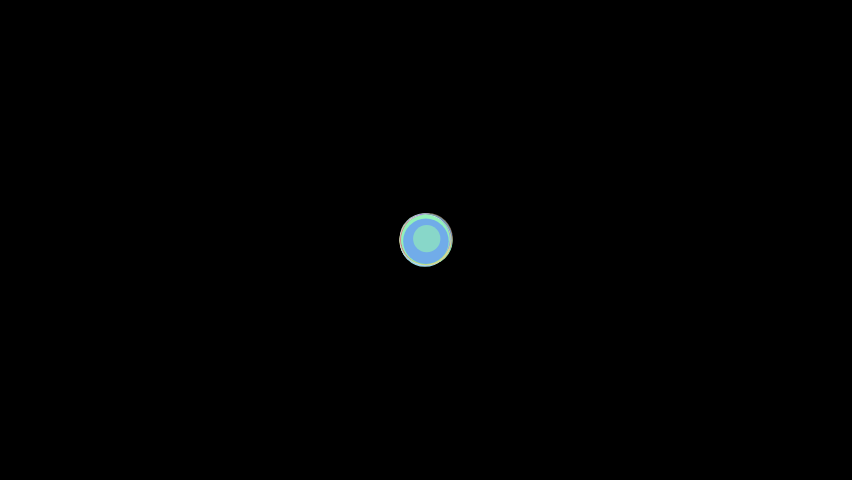
Frame 1 (no input)
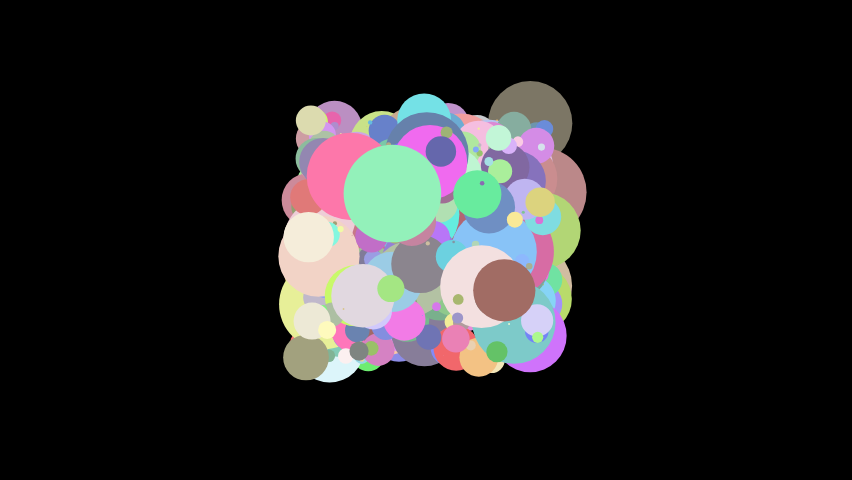
Frame 60 (no input)
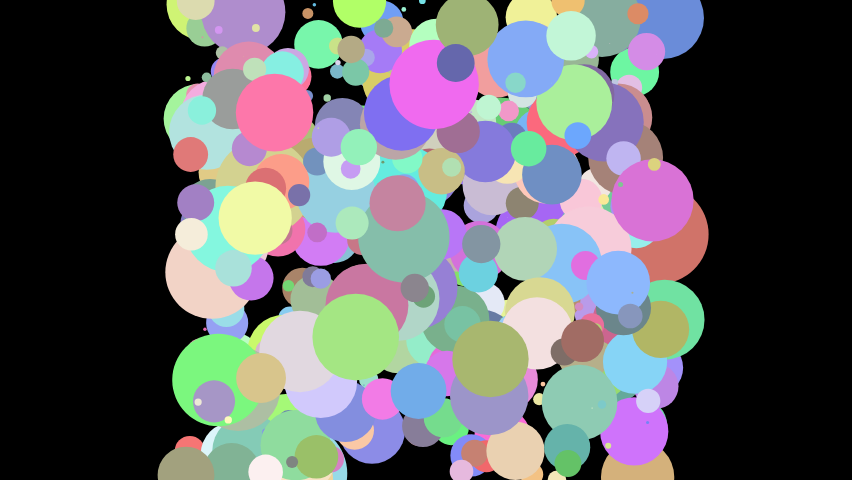
Frame 120 (the mouse pressed at the canvas centre since frame 60)

The p5.js sketch that drew these frames (run headless with seeded random() and noise() and a simulated clock; from frame 60 on, the mouse is pressed at the canvas centre):

// p5.js sketch
// ── sketch.js
// Video-dimensioner
// 360p = 480×360
// 480p = 852x480
// 780p = 1280x720
// 1080p = 1920 x 1080

var circles = []; // En array för att hålla alla skapade cirkelobjekt
var num_circles = 500; // En variabel som håller antalet cirkelobjekt vi vill instansiera

function setup() {
  createCanvas(852, 480);

  // Skapa en massa cirkelobjekt genom att instansiera klassen PulseCircle och spara alla objekt i en array
  for(let i=0 ; i<num_circles ; i++) {
    circles[i] = new PulseCircle();
  }
}

function draw() {
  // Rita om bakgrunden till svart
  background(0);

  // Anropa varje objekts update-, checkBounds- och show-funktioner
  for(let i=0 ; i<circles.length ; i++) {
    circles[i].update();
    circles[i].checkBounds();
    circles[i].show();
  }

}
// ── pulseCircle.js
// Detta är en klass för en pulserande cirkel
// Klassen fungerar som en mall för att skapa objekt av samma typ men med lite olika värden

class PulseCircle {
    // En klass har en konstruktor som är den funktion som anropas då ett objekt ska instansieras (skapas) utifrån klassen (mallen)
    constructor(x=width/2, y=height/2, r=random(25, 100)) {
        // Vektorer för position och hastighet
        this.pos = createVector(x, y);
        this.vel = createVector(random(-2, 2), random(-2, 2)); // ge vektorn en slummpmässig riktning och magnitud (storlek)

        // Värden för cirkelns startradie (som är dess största möjliga radie) och för nuvarande radie
        this.max_radius = r;
        this.radius = r;

        // Värden för nuvarande pulsvärde (vinkel) för sinusfunktionen och en förändringshastighet (hur mycket vinkeln ändras varje gång)
        this.pulse = 0;
        this.pulse_speed = random(0.05, 0.2);

        // Färgen på cirkeln
        this.col = color(random(100, 255), random(100, 255), random(100, 255));
    }
    
    // En metod som anropas för att förändra cirkelns position och radie
    update() {
        // Flytta cirkeln genom att addera hastighetsvektorn till positionsvektorn
        this.pos.add(this.vel);

        // Ändra cirkelns radie genom en sinusfunktion baserat på en viss pulshastighet
        this.radius = (sin(this.pulse) * this.max_radius) / 2 + this.max_radius / 2;
        this.pulse += this.pulse_speed;
    }
    
    // En metod för att kontrollera så att cirkeln inte försviner ur ritytan
    checkBounds() {
        // Kontrollera ifall cirkeln är på väg ur ritytan och vänd i så fall på riktningen
        // Vi gör detta både i x-led och y-led
        if(this.pos.x < 0 || this.pos.x > width) {
        this.vel.x = this.vel.x * -1;
        }

        if(this.pos.y < 0 || this.pos.y > height) {
        this.vel.y = this.vel.y * -1;
        }
    }
    
    // En metod för att rita ut cirkeln med nuvarande värden
    show() {
        //Rita ut cirkeln på nuvarande plats och med nuvarande radie
        noStroke();
        fill(this.col);
        ellipse(this.pos.x, this.pos.y, this.radius, this.radius);
    }
  }
  
